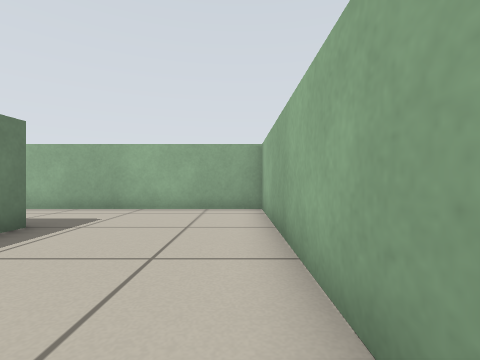
view 1 (above)

24 first-person views from a walk through a Stage world. The camera is 0.45 m above the floor, looks level and sees 85° across. Floor lines are 1 m apart. The floor is counted in squares, 0.5 m on a side. Each view is taken from the middle of a square. On the plan, view 1 faces up. The plan holds only what a view shows up to about 10 squares ahead; the rest is blank. Robots are left out.

view 2
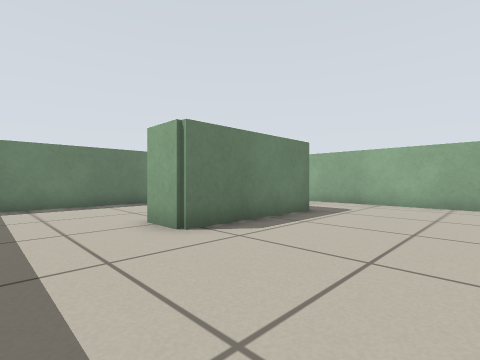

view 3
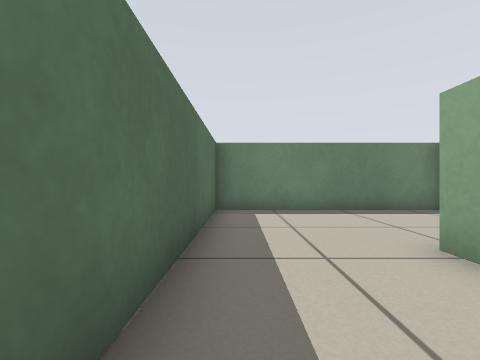

view 4
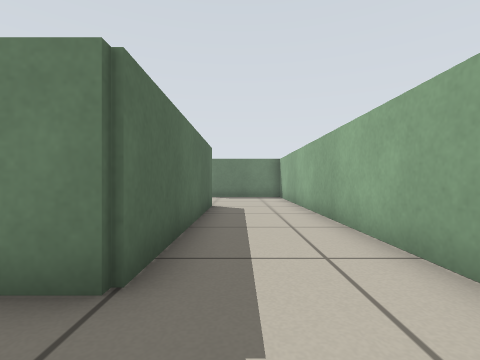

view 5
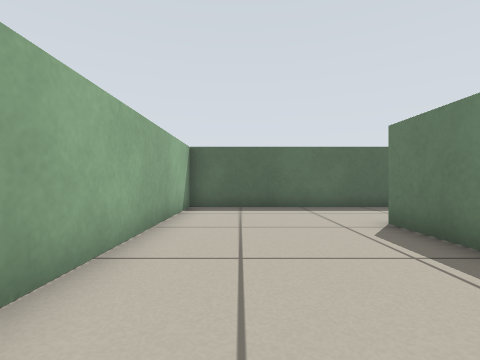

view 6
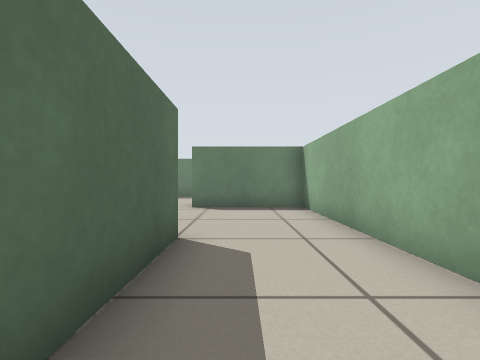

view 7
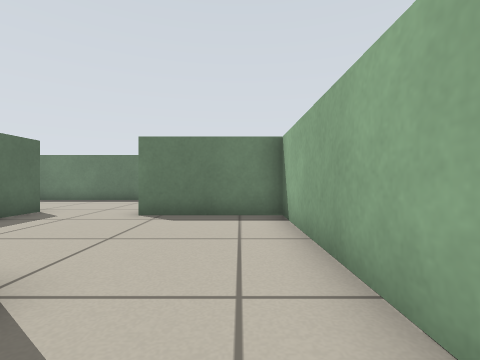

view 8
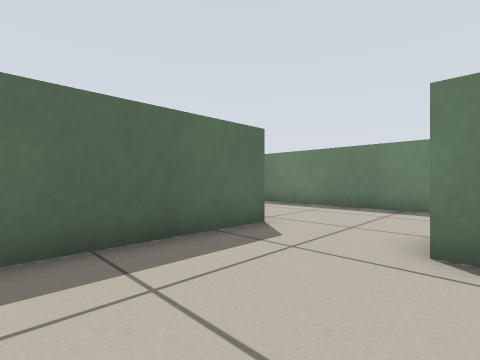

view 9
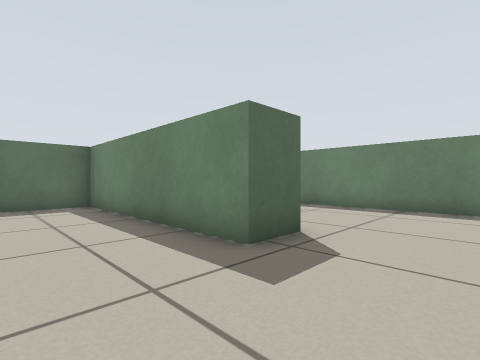

view 10
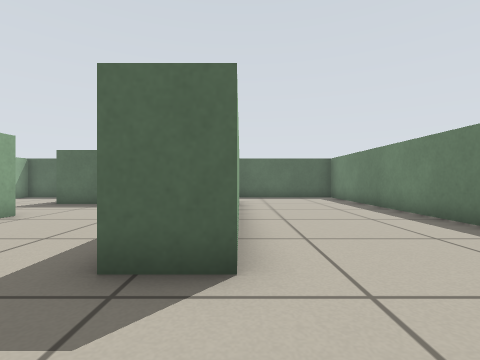

view 11
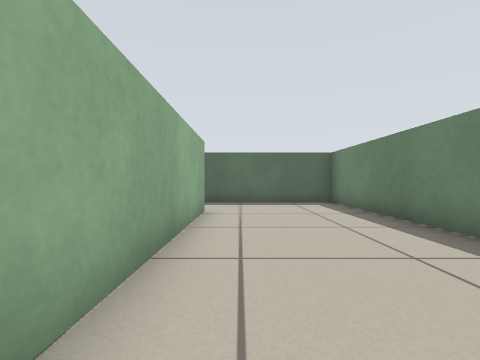

view 12
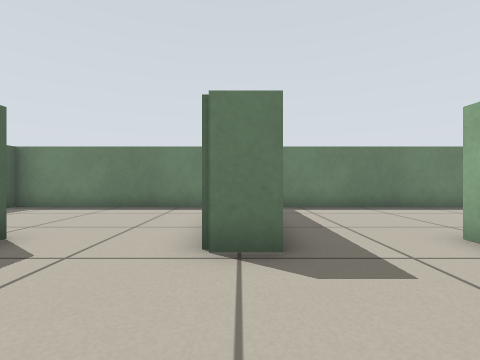

view 13
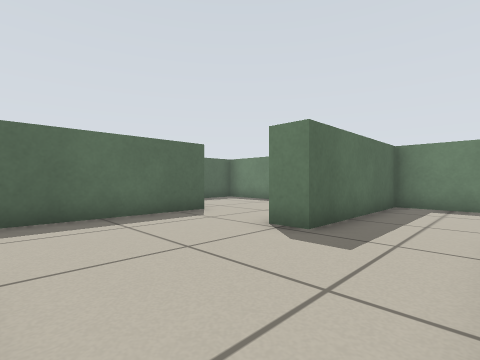

view 14
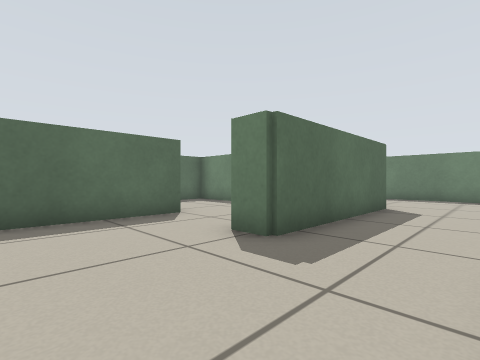

view 15
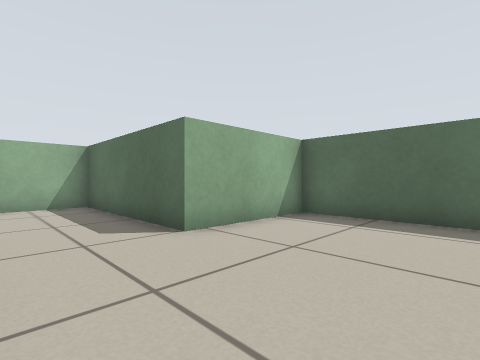

view 16
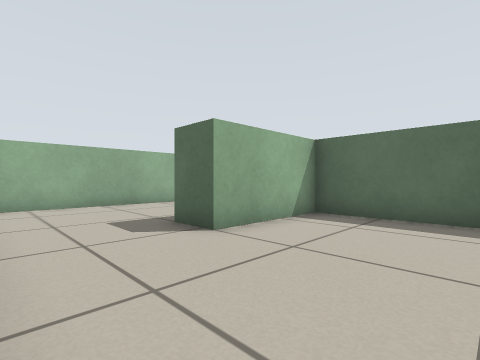

view 17
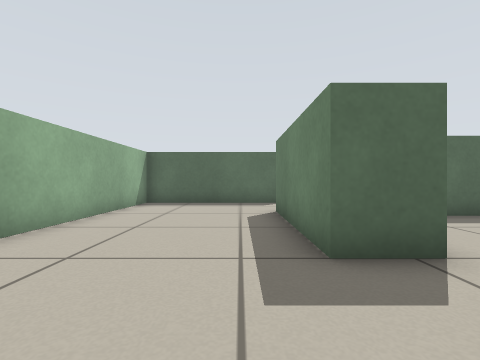

view 18
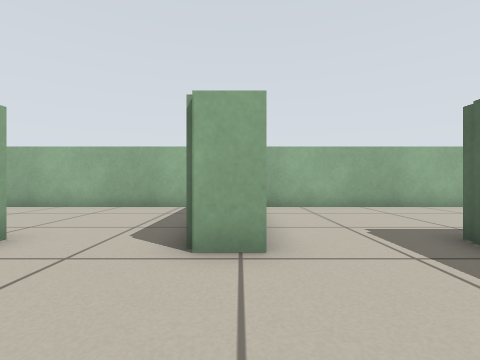

view 19
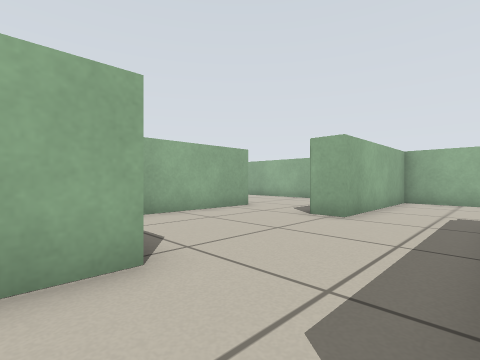

view 20
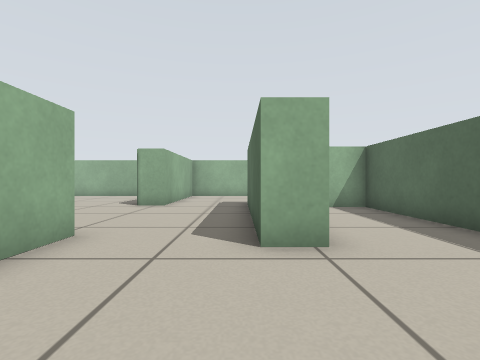

view 21
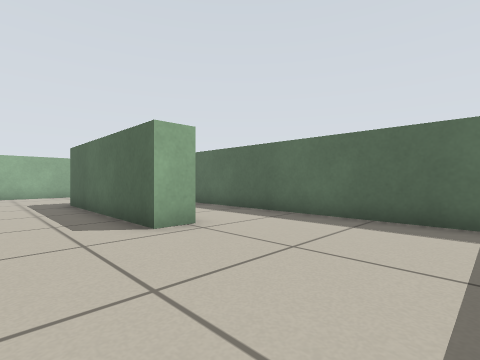

view 22
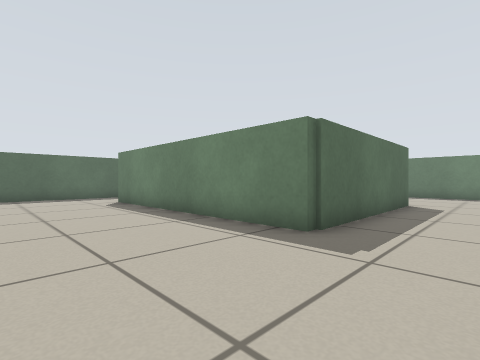

view 23
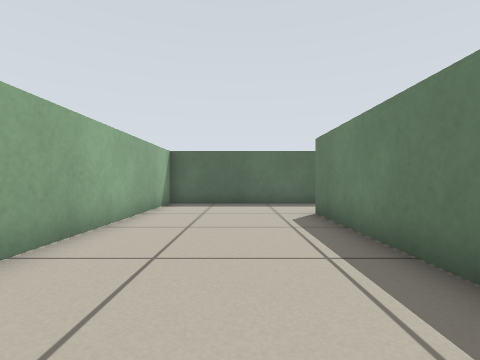

view 24
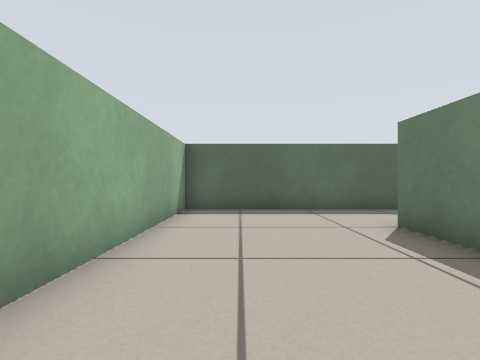

### Floor plan
Points are (right, up) in squares from view 1. A wall is a line through its corners. A room is listed if a view was taken in it or the views show most of it. See-through windows are left out.
Room 1 (views 1, 2, 3, 4, 5, 6, 7)
walls: (-9.8, 4) (-9.8, -2.7) (0.7, -2.7) (0.7, 8.1) (-12.4, 8.1); (-11.1, 5) (-4, 5) (-4, 0.6) (-5.4, 0.6)
ways out: opening at (-11.5, 6.5) to room 2
Room 2 (views 8, 9, 10, 11, 12, 13, 14, 15, 16, 17, 18, 19, 20, 21, 22, 23, 24)
walls: (-17, -14.3) (-11.1, -14.3) (-11.1, -10.5) (-5.4, -10.5) (-5.4, -7) (-4, -7) (-4, -11.5) (-8, -11.5); (-9.8, -15.3) (-11.1, -15.3); (-16.8, -2.7) (-15.1, -2.7); (-22, -10.5) (-16.2, -10.5) (-16.2, -11.5); (-16.4, 0.4) (-16.4, 0.9); (-22, -3.6) (-22, 4.5) (-20.7, 4.5) (-20.7, -2.7) (-18.4, -2.7); (-10.5, -19.2) (-10.5, -18.3) (-4, -18.3) (-4, -27.1); (-16.5, 1.4) (-12.1, 1.4); (-14.8, -22.2) (-5.4, -22.2) (-5.4, -20.9); (-26.7, -8.2) (-26.7, -14.3) (-26.2, -14.3); (0.7, -14) (0.7, -4.4); (-12.4, 8.1) (-15.6, 8.1) (-15.6, 4.4); (-26.7, 6.6) (-26.7, -6.5) (-21.2, -6.5) (-21.2, -7.5); (-5.9, -30) (0.7, -30) (0.7, -15.3) (-4.8, -15.3) (-4.8, -14.2)
ways out: opening at (-11.5, 6.5) to room 1; opening at (-4.5, -28.5)

Positions as (right, up) in squares from view 1, and headings:
1: (0, 0), facing up
2: (0, -2), facing up-left
3: (-2, -2), facing left
4: (-2, 6), facing left
5: (-1, 6), facing down
6: (-7, 6), facing left
7: (-9, 7), facing left
8: (-12, 5), facing down-left
9: (-18, 7), facing down-left
10: (-22, 7), facing down
11: (-23, 4), facing down
12: (-18, -7), facing left
13: (-17, -4), facing down-left
14: (-13, -8), facing down-left
15: (-15, -8), facing down-right
16: (-9, -4), facing down-right
17: (-3, -4), facing down
18: (-8, -15), facing right
19: (-11, -18), facing up-right
20: (-14, -18), facing right
21: (-15, -16), facing down-right
22: (0, -16), facing down-left
23: (-2, -20), facing down
24: (-1, -22), facing down
